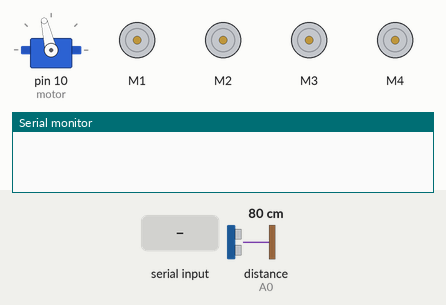
Bench run of a sketch on a simulated Arduino Uno, built with avr-gcc and run on an emulated ATmega328P. On the bench: servo, 4 × DC motor (green arrow = forward, orange = backward, longer = faster), the last lines printed to the serial monitor. Inputs (shaded band) come from the test bench; at power-on: distance to the obstacle (sensor on A0) 80 cm. The echo pulse lasts 58.3 µs per cm.

Above: at 1.2 s.
1.3 s: "<G>" received over Serial
At 4.0 s:
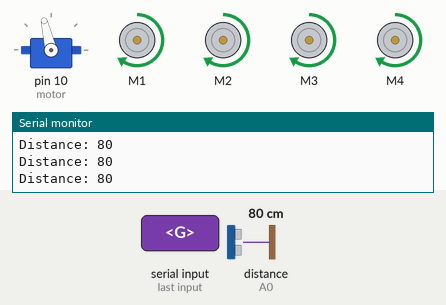
4.3 s: "<S>" received over Serial
At 4.9 s:
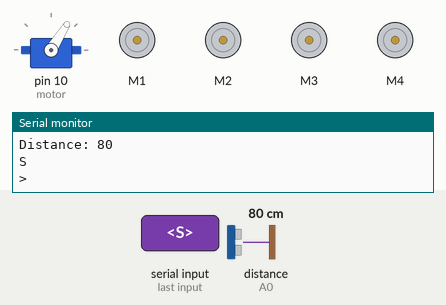
7.3 s: byte 66 ('B') received over Serial
At 7.9 s:
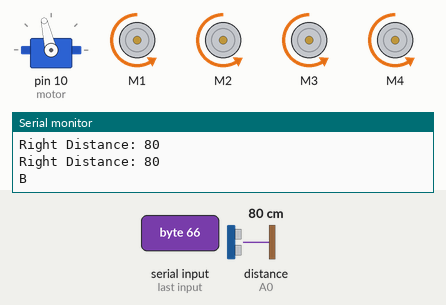
10.3 s: byte 70 ('F') received over Serial
At 11.4 s:
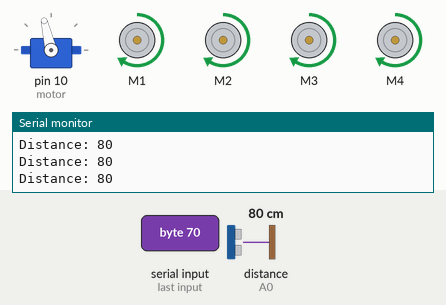
12.0 s: distance to the obstacle (sensor on A0) set to 33 cm
13.5 s: distance to the obstacle (sensor on A0) set to 28 cm
At 14.5 s:
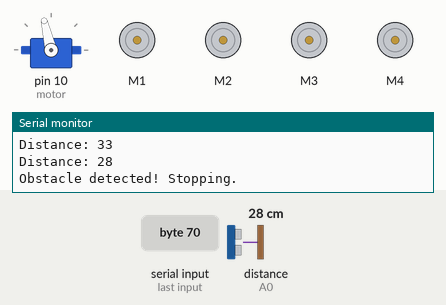
Timing chart, 0 to 16.0 s (numbered marks = the images above; inputs shaded):
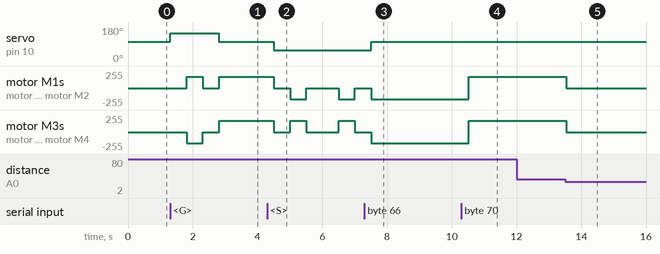

The sketch:

FYP.ino
```cpp
/* Obstacle Avoiding, Bluetooth Control, Voice Control Robot Car */

#include <Servo.h>
#include <AFMotor.h>

#define Echo A0
#define Trig A1
#define motor 10
#define Speed 170
#define spoint 103

char value = 'S';  // Default state is stop
int distance;
Servo servo;
AF_DCMotor M1(1);
AF_DCMotor M2(2);
AF_DCMotor M3(3);
AF_DCMotor M4(4);

void setup() {
  Serial.begin(9600);
  pinMode(Trig, OUTPUT);
  pinMode(Echo, INPUT);
  servo.attach(motor);
  servo.write(spoint);  // Set servo to default straight position
  M1.setSpeed(Speed);
  M2.setSpeed(Speed);
  M3.setSpeed(Speed);
  M4.setSpeed(Speed);
}

void loop() {
  if (Serial.available() > 0) {
    value = Serial.read();
    Serial.println(value);
  }

  if (value == 'G') {
    moveContinuouslyForward();
  } else if (value == '-') {
    backward();
  } else if (value == '<') {
    checkAndTurnLeft();
  } else if (value == '>') {
    checkAndTurnRight();
  } else if (value == 'S') {
    Stop();
  } else {
    Bluetoothcontrol();
  }
}

void Bluetoothcontrol() {
  if (value == 'F') {
    moveContinuouslyForward();
  } else if (value == 'B') {
    backward();
  } else if (value == 'L') {
    checkAndTurnLeft();
  } else if (value == 'R') {
    checkAndTurnRight();
  } else if (value == 'S') {
    Stop();
  }
}

int ultrasonic() {
  digitalWrite(Trig, LOW);
  delayMicroseconds(4);
  digitalWrite(Trig, HIGH);
  delayMicroseconds(10);
  digitalWrite(Trig, LOW);
  long t = pulseIn(Echo, HIGH);
  int cm = t / 29 / 2;
  return cm;
}

void moveContinuouslyForward() {
  while (true) {
    if (Serial.available() > 0) {
      char newCommand = Serial.read();
      Serial.println(newCommand);
      if (newCommand == 'S') {
        Stop();
        value = 'S';  // Update global state to stop
        return;
      }
    }

    distance = ultrasonic();
    Serial.print("Distance: ");
    Serial.println(distance);

    if (distance < 30) {
      Stop();
      Serial.println("Obstacle detected! Stopping.");
      value = 'S';  // Update global state to stop
      return;
    }

    M1.run(FORWARD);
    M2.run(FORWARD);
    M3.run(FORWARD);
    M4.run(FORWARD);

    delay(100);
  }
}

void backward() {
  M1.run(BACKWARD);
  M2.run(BACKWARD);
  M3.run(BACKWARD);
  M4.run(BACKWARD);
  delay(500);
  Stop();
}

void checkAndTurnLeft() {
  servo.write(spoint + 45);  // Turn servo to the left
  delay(500);
  int leftDistance = ultrasonic();
  Serial.print("Left Distance: ");
  Serial.println(leftDistance);

  if (leftDistance > 10) {  // Only turn if no obstacle within 10 cm
    left();
    delay(500);  // Turn for 500ms
    Stop();
  } else {
    Serial.println("Obstacle detected! Cannot turn left.");
  }

  servo.write(spoint);  // Reset servo to center
}

void checkAndTurnRight() {
  servo.write(spoint - 45);  // Turn servo to the right
  delay(500);
  int rightDistance = ultrasonic();
  Serial.print("Right Distance: ");
  Serial.println(rightDistance);

  if (rightDistance > 10) {  // Only turn if no obstacle within 10 cm
    right();
    delay(500);  // Turn for 500ms
    Stop();
  } else {
    Serial.println("Obstacle detected! Cannot turn right.");
  }

  servo.write(spoint);  // Reset servo to center
}

void right() {
  M1.run(BACKWARD);  // Reverse left-side motors
  M2.run(BACKWARD);
  M3.run(FORWARD);   // Forward right-side motors
  M4.run(FORWARD);
  delay(500);  // Turn for 500ms
  Stop();
}

void left() {
  M1.run(FORWARD);   // Forward left-side motors
  M2.run(FORWARD);
  M3.run(BACKWARD);  // Reverse right-side motors
  M4.run(BACKWARD);
  delay(500);  // Turn for 500ms
  Stop();
}

void Stop() {
  M1.run(RELEASE);
  M2.run(RELEASE);
  M3.run(RELEASE);
  M4.run(RELEASE);
}
```

Measured:
- the behaviour switches between 30 and 29 cm on distance to the obstacle (sensor on A0) (found by bisection; images 4 and 5)
- after the input at 1.3 s, servo on pin 10 (motor): 103° → 148° at once, → 103° 1.5 s later; motor M1, motor M2: stopped → forward 170/255 after 0.51 s, → stopped 0.50 s later, → forward 170/255 0.51 s later; motor M3, motor M4: stopped → backward 170/255 after 0.51 s, → stopped 0.50 s later, → forward 170/255 0.51 s later
- after the input at 4.3 s, servo on pin 10 (motor): 103° → 58° after 0.20 s; motor M1: goes stopped 0.51 s, backward 170/255 0.50 s, stopped 1.0 s, backward 170/255 0.50 s, then stopped, starting after 0.20 s
- after the input at 7.3 s, servo on pin 10 (motor): 58° → 103° after 0.21 s
- after the input at 10.3 s, motor M1–4: backward 170/255 → forward 170/255 after 0.22 s
- after the input at 13.5 s, motor M1–4: forward 170/255 → stopped at once
